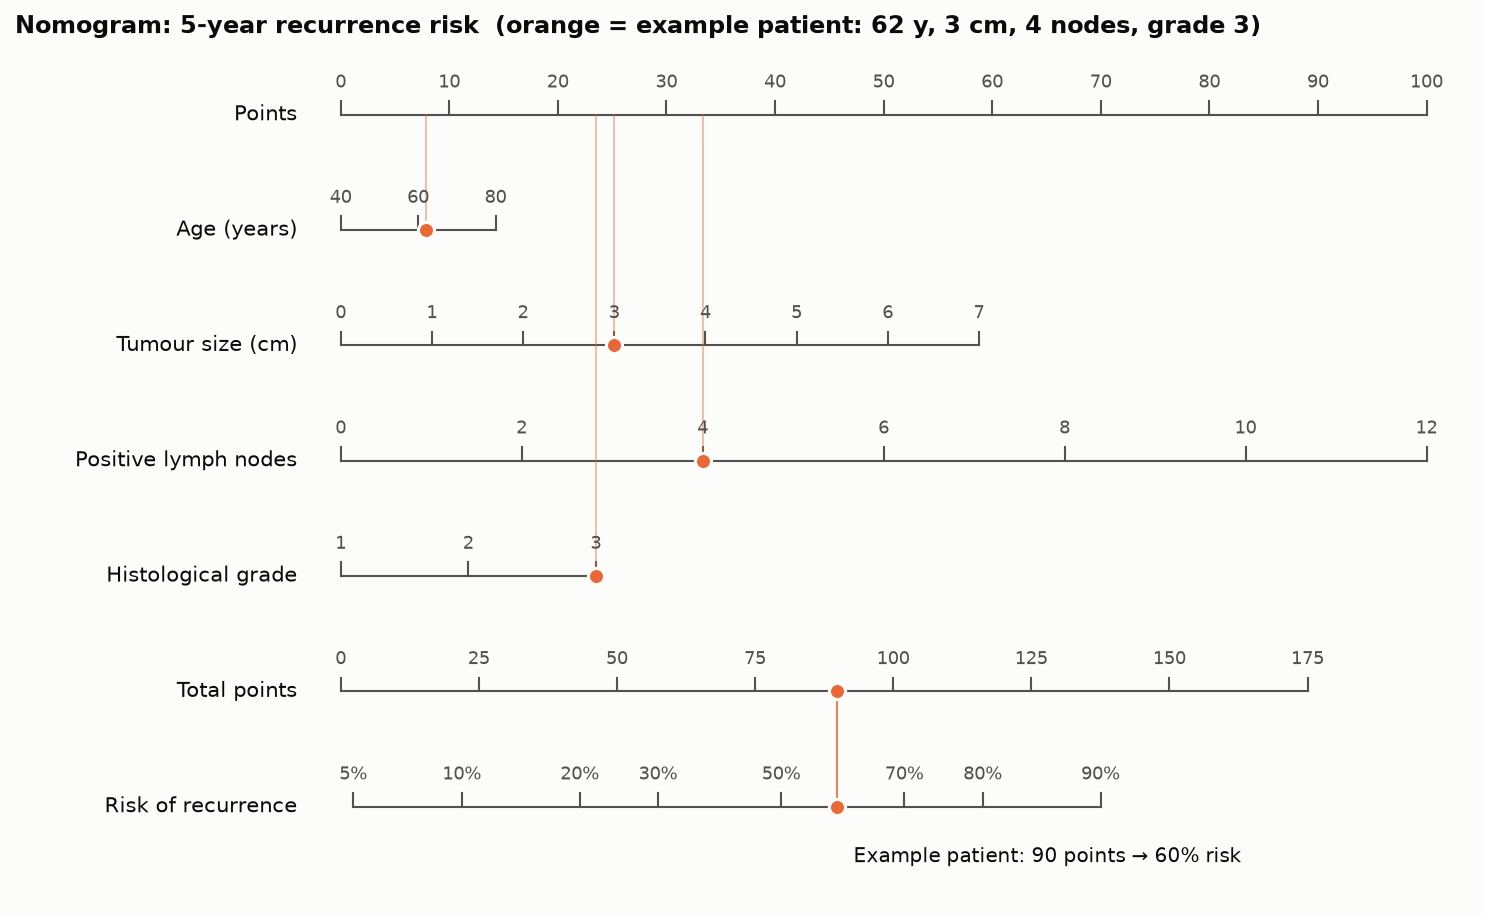

This figure's Python source:
"""
Nomogram  -  family: Scientific

DESIGN PURPOSE
A graphical calculator for a regression model. Each predictor has its own
scale; you read off points for a patient's values, add them up, and convert
the total to a predicted probability on the bottom scale. It makes a model
usable at the bedside without software.

WHEN TO USE
  - Turn a logistic or Cox model into a tool clinicians can use by hand
  - Show the relative weight each predictor carries in the model (length of
    each scale)
  - Publish a prognostic model alongside its coefficients

AVOID WHEN
  - The model has many interactions or non-linear terms that make the scales
    confusing
  - An online calculator or EHR integration is available (it is less error-
    prone)
  - The model is not validated (a nomogram makes an unvalidated model look
    authoritative)

ALTERNATIVES
  - Online risk calculator
  - Forest plot of coefficients (to explain the model, not to use it)
  - Points-based risk score table

EXAMPLE
A logistic model for 5-year recurrence fitted on 1,500 synthetic patients
using age, tumour size, number of positive lymph nodes and histological grade.
An example patient is traced in orange.

Run:  python nomogram.py
"""
import sys
from pathlib import Path

import numpy as np
import pandas as pd
import matplotlib.pyplot as plt

# Library style: categorical colors in fixed order, recessive axes, hairline grid.
PALETTE = ["#2a78d6", "#eb6834", "#1baf7a", "#eda100",
           "#e87ba4", "#008300", "#6250d6", "#e34948"]
SEQ_CMAP = "Blues"      # sequential: one hue, light -> dark
DIV_CMAP = "RdBu_r"     # diverging: two opposite hues, neutral midpoint
GRAY = "#b8b7b1"        # de-emphasised marks
plt.rcParams.update({
    "figure.figsize": (8, 4.8), "figure.dpi": 110, "figure.facecolor": "#fcfcfb",
    "axes.facecolor": "#fcfcfb", "axes.edgecolor": "#c9c8c3", "axes.linewidth": 0.8,
    "axes.spines.top": False, "axes.spines.right": False,
    "axes.grid": True, "grid.color": "#e6e5e1", "grid.linewidth": 0.6, "axes.axisbelow": True,
    "axes.prop_cycle": plt.cycler(color=PALETTE),
    "axes.titlesize": 13, "axes.titleweight": "bold", "axes.titlelocation": "left",
    "axes.labelcolor": "#52514e", "xtick.color": "#52514e", "ytick.color": "#52514e",
    "text.color": "#0b0b0b", "font.size": 10, "lines.linewidth": 2,
    "legend.frameon": False,
})

from sklearn.linear_model import LogisticRegression

# --- Example data ------------------------------------------------------------
rng = np.random.default_rng(17)
n = 1500
df = pd.DataFrame({
    "age": rng.uniform(35, 85, n).round(),
    "size_cm": rng.gamma(2.2, 1.0, n).clip(0.3, 7).round(1),
    "nodes": rng.poisson(1.6, n).clip(0, 12),
    "grade": rng.choice([1, 2, 3], n, p=[0.25, 0.45, 0.30]),
})
lin = -4.2 + 0.012 * df["age"] + 0.35 * df["size_cm"] + 0.30 * df["nodes"] + 0.55 * df["grade"]
df["recurrence"] = (rng.random(n) < 1 / (1 + np.exp(-lin))).astype(int)
model = LogisticRegression(C=1e6, max_iter=2000).fit(df[["age", "size_cm", "nodes", "grade"]], df["recurrence"])
coef = dict(zip(["age", "size_cm", "nodes", "grade"], model.coef_[0]))
print({k: round(v, 3) for k, v in coef.items()}, "intercept", round(model.intercept_[0], 2))

# --- Plot --------------------------------------------------------------------
predictors = [  # (column, label, tick values)
    ("age", "Age (years)", np.arange(40, 81, 20)),
    ("size_cm", "Tumour size (cm)", np.arange(0, 8, 1)),
    ("nodes", "Positive lymph nodes", np.arange(0, 13, 2)),
    ("grade", "Histological grade", np.array([1, 2, 3])),
]
lo = {c: (ticks.min() if coef[c] > 0 else ticks.max()) for c, _, ticks in predictors}
span = {c: abs(coef[c]) * (ticks.max() - ticks.min()) for c, _, ticks in predictors}
scale = 100 / max(span.values())                         # largest effect -> 100 points
points = lambda c, v: abs(coef[c] * (v - lo[c])) * scale
total_max = sum(points(c, t.max() if coef[c] > 0 else t.min()) for c, _, t in predictors)
base_lp = model.intercept_[0] + sum(coef[c] * lo[c] for c, _, _ in predictors)
prob_of_total = lambda T: 1 / (1 + np.exp(-(base_lp + T / scale)))

patient = {"age": 62, "size_cm": 3.0, "nodes": 4, "grade": 3}
pt_points = {c: points(c, patient[c]) for c in patient}
pt_total = sum(pt_points.values())

fig, ax = plt.subplots(figsize=(10, 6.2))
ax.axis("off")
rows = len(predictors) + 3
y = lambda r: rows - r
def scale_row(r, label, positions, labels, minor=None):
    ax.plot([min(positions), max(positions)], [y(r), y(r)], color="#52514e", linewidth=1)
    for p, l in zip(positions, labels):
        ax.plot([p, p], [y(r), y(r) + 0.12], color="#52514e", linewidth=1)
        ax.text(p, y(r) + 0.2, l, ha="center", va="bottom", fontsize=8.5, color="#52514e")
    ax.text(-4, y(r), label, ha="right", va="center", fontsize=10, color="#0b0b0b")

scale_row(0, "Points", np.arange(0, 101, 10), [str(v) for v in range(0, 101, 10)])
for i, (c, label, ticks) in enumerate(predictors, start=1):
    scale_row(i, label, [points(c, v) for v in ticks], [f"{v:g}" for v in ticks])
    ax.scatter(pt_points[c], y(i), s=60, color=PALETTE[1], zorder=3, edgecolor="#fcfcfb", linewidth=1.5)
    ax.plot([pt_points[c]] * 2, [y(i), y(0)], color=PALETTE[1], linewidth=0.8, alpha=0.5)
r_tot = len(predictors) + 1
to_x = lambda T: T / total_max * 100                     # total-points scale drawn across the full width
tot_ticks = np.arange(0, total_max + 1, 25)
scale_row(r_tot, "Total points", [to_x(t) for t in tot_ticks], [f"{t:g}" for t in tot_ticks])
probs = [p for p in [0.02, 0.05, 0.1, 0.2, 0.3, 0.5, 0.7, 0.8, 0.9]
         if prob_of_total(0) <= p <= prob_of_total(total_max)]
T_of = lambda p: (np.log(p / (1 - p)) - base_lp) * scale
scale_row(r_tot + 1, "Risk of recurrence", [to_x(T_of(p)) for p in probs], [f"{p:.0%}" for p in probs])
ax.scatter(to_x(pt_total), y(r_tot), s=60, color=PALETTE[1], zorder=3, edgecolor="#fcfcfb", linewidth=1.5)
ax.scatter(to_x(pt_total), y(r_tot + 1), s=60, color=PALETTE[1], zorder=3, edgecolor="#fcfcfb", linewidth=1.5)
ax.plot([to_x(pt_total)] * 2, [y(r_tot), y(r_tot + 1)], color=PALETTE[1], linewidth=0.8)
ax.text(to_x(pt_total) + 1.5, y(r_tot + 1) - 0.35,
        f"Example patient: {pt_total:.0f} points → {prob_of_total(pt_total):.0%} risk",
        fontsize=9.5, color="#0b0b0b", va="top")
ax.set_xlim(-30, 104)
ax.set_ylim(y(r_tot + 1) - 0.8, y(0) + 0.6)
ax.set_title("Nomogram: 5-year recurrence risk  (orange = example patient: 62 y, 3 cm, 4 nodes, grade 3)",
             loc="left", fontsize=11.5)
fig.tight_layout()

# --- Save / show -------------------------------------------------------------
out = Path(__file__).with_name(Path(__file__).stem + ".png")
fig.savefig(out, dpi=150, bbox_inches="tight")
print(f"saved {out}")
if "--no-show" not in sys.argv:
    plt.show()
